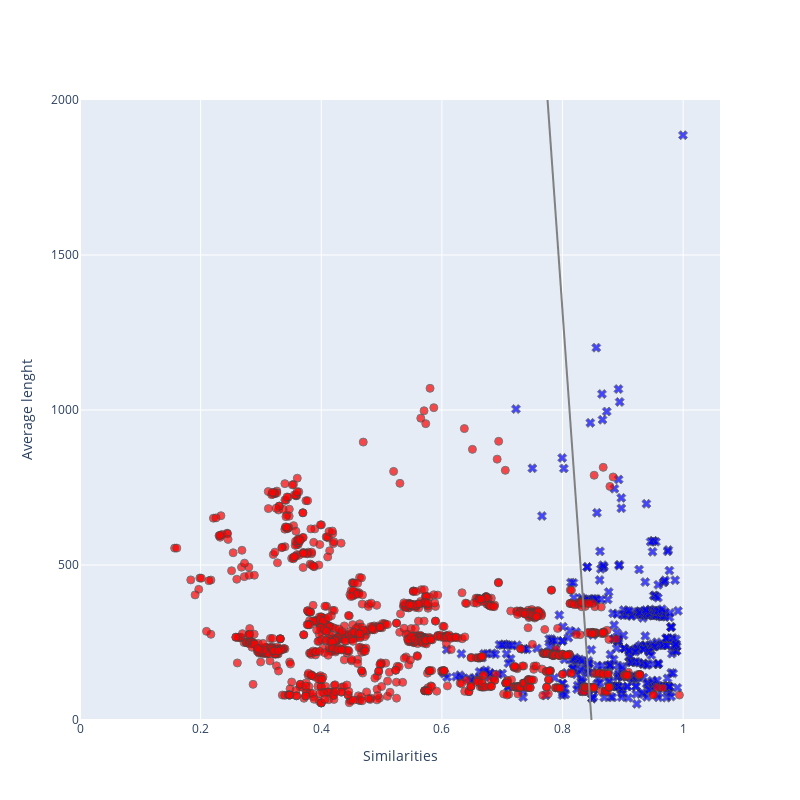

Source (notebook cell):
### Code cell
from similarities.levenshtein_similarity import LevenshteinSimilarity
hist_file('filtered.csv', LevenshteinSimilarity())
hist_file('filtered.csv', LevenshteinSimilarity(vectorized=True))

### Figure 1 — Plotly figure (JSON) as saved in the notebook; plotly's stock layout.template omitted (floating-point values rounded to 4 significant figures; data arrays with more than 128 entries replaced by an {"elided": "..."} marker saying what was removed)
{"data": [{"marker": {"color": "blue", "line": {"width": 1}, "opacity": 0.7, "size": 8, "symbol": "x"}, "mode": "markers", "name": "positive", "showlegend": false, "type": "scatter", "x": {"elided": "440 float values"}, "y": {"elided": "440 float values"}}, {"marker": {"color": "red", "line": {"width": 1}, "opacity": 0.7, "size": 8, "symbol": "circle"}, "mode": "markers", "name": "negative", "showlegend": false, "type": "scatter", "x": {"elided": "1178 float values"}, "y": {"elided": "1178 float values"}}, {"line": {"color": "gray"}, "mode": "lines", "name": "decision boundary", "showlegend": false, "type": "scatter", "x": [0, 0.02041, 0.04082, 0.06122, 0.08163, 0.102, 0.1224, 0.1429, 0.1633, 0.1837, 0.2041, 0.2245, 0.2449, 0.2653, 0.2857, 0.3061, 0.3265, 0.3469, 0.3673, 0.3878, 0.4082, 0.4286, 0.449, 0.4694, 0.4898, 0.5102, 0.5306, 0.551, 0.5714, 0.5918, 0.6122, 0.6327, 0.6531, 0.6735, 0.6939, 0.7143, 0.7347, 0.7551, 0.7755, 0.7959, 0.8163, 0.8367, 0.8571, 0.8776, 0.898, 0.9184, 0.9388, 0.9592, 0.9796, 1], "y": [23290.0, 22730.0, 22170.0, 21610.0, 21050.0, 20490.0, 19920.0, 19360.0, 18800.0, 18240.0, 17680.0, 17120.0, 16560.0, 16000.0, 15440.0, 14880.0, 14320.0, 13760.0, 13200.0, 12640.0, 12080.0, 11520.0, 10960.0, 10400.0, 9837.0, 9276.0, 8716.0, 8155.0, 7595.0, 7035.0, 6474.0, 5914.0, 5353.0, 4793.0, 4232.0, 3672.0, 3111.0, 2551.0, 1991.0, 1430.0, 869.7, 309.3, -251.2, -811.6, -1372.0, -1933.0, -2493.0, -3053.0, -3614.0, -4174.0]}], "layout": {"height": 800, "width": 800, "xaxis": {"title": {"text": "Similarities"}}, "yaxis": {"range": [0, 2000], "title": {"text": "Average lenght"}}}}
